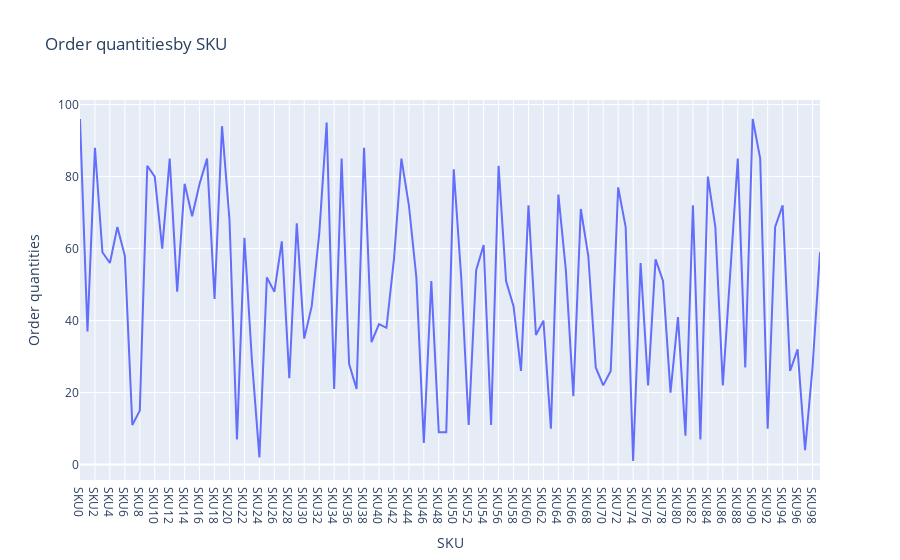

Notebook cell for this chart:
### Code cell
order_chart=px.line(df,x='SKU',y="Order quantities",title="Order quantitiesby SKU")
order_chart.show()

### Figure 1 — Plotly figure (JSON) as saved in the notebook; plotly's stock layout.template omitted (floating-point values rounded to 4 significant figures)
{"data": [{"hovertemplate": "SKU=%{x}<br>Order quantities=%{y}<extra></extra>", "legendgroup": "", "line": {"color": "#636efa", "dash": "solid"}, "marker": {"symbol": "circle"}, "mode": "lines", "name": "", "orientation": "v", "showlegend": false, "type": "scatter", "x": ["SKU0", "SKU1", "SKU2", "SKU3", "SKU4", "SKU5", "SKU6", "SKU7", "SKU8", "SKU9", "SKU10", "SKU11", "SKU12", "SKU13", "SKU14", "SKU15", "SKU16", "SKU17", "SKU18", "SKU19", "SKU20", "SKU21", "SKU22", "SKU23", "SKU24", "SKU25", "SKU26", "SKU27", "SKU28", "SKU29", "SKU30", "SKU31", "SKU32", "SKU33", "SKU34", "SKU35", "SKU36", "SKU37", "SKU38", "SKU39", "SKU40", "SKU41", "SKU42", "SKU43", "SKU44", "SKU45", "SKU46", "SKU47", "SKU48", "SKU49", "SKU50", "SKU51", "SKU52", "SKU53", "SKU54", "SKU55", "SKU56", "SKU57", "SKU58", "SKU59", "SKU60", "SKU61", "SKU62", "SKU63", "SKU64", "SKU65", "SKU66", "SKU67", "SKU68", "SKU69", "SKU70", "SKU71", "SKU72", "SKU73", "SKU74", "SKU75", "SKU76", "SKU77", "SKU78", "SKU79", "SKU80", "SKU81", "SKU82", "SKU83", "SKU84", "SKU85", "SKU86", "SKU87", "SKU88", "SKU89", "SKU90", "SKU91", "SKU92", "SKU93", "SKU94", "SKU95", "SKU96", "SKU97", "SKU98", "SKU99"], "xaxis": "x", "y": [96, 37, 88, 59, 56, 66, 58, 11, 15, 83, 80, 60, 85, 48, 78, 69, 78, 85, 46, 94, 68, 7, 63, 29, 2, 52, 48, 62, 24, 67, 35, 44, 64, 95, 21, 85, 28, 21, 88, 34, 39, 38, 57, 85, 72, 52, 6, 51, 9, 9, 82, 52, 11, 54, 61, 11, 83, 51, 44, 26, 72, 36, 40, 10, 75, 54, 19, 71, 58, 27, 22, 26, 77, 66, 1, 56, 22, 57, 51, 20, 41, 8, 72, 7, 80, 66, 22, 55, 85, 27, 96, 85, 10, 66, 72, 26, 32, 4, 27, 59], "yaxis": "y"}], "layout": {"autosize": true, "legend": {"tracegroupgap": 0}, "title": {"text": "Order quantitiesby SKU"}, "xaxis": {"anchor": "y", "autorange": true, "domain": [0, 1], "range": [0, 99], "title": {"text": "SKU"}, "type": "category"}, "yaxis": {"anchor": "x", "autorange": true, "domain": [0, 1], "range": [-4.278, 101.3], "title": {"text": "Order quantities"}, "type": "linear"}}}
